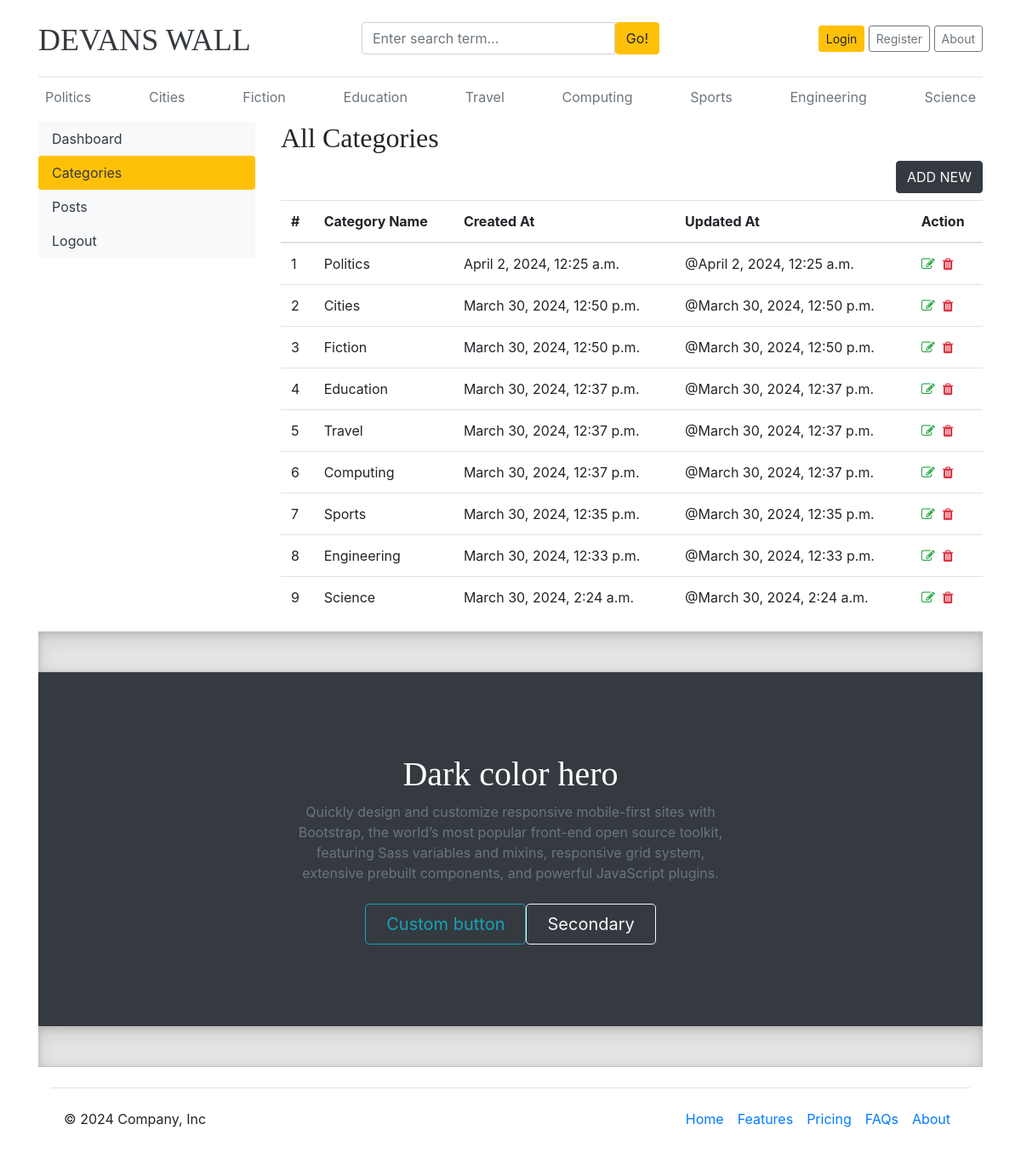
The page /CMS/dashboard/dashcategories on the database its author committed.
### blogs/models.py (models this page shows, shortened)
class Category(models.Model):
    category_name = models.CharField(max_length = 50, unique=True)
    category_decription = models.CharField(max_length = 150, unique=True, null=True)
    created_at = models.DateTimeField(auto_now_add =True)
    updated_at = models.DateTimeField(auto_now_add =True)
    class Meta:
        verbose_name_plural = 'Categories'

### Dashboards/views.py (the view)
# urls.py: path('dashcategories', views.dashcategories, name='dashcategories'),
def dashcategories(request):
    return render (request, 'Dash/dashcategories.html' )

### blogs/context_processors.py (called while the page is built)
def get_categories(request):
    categories = Category.objects.all().order_by('-updated_at')
    return dict(categories=categories)

def get_social_links(request):
    social_links = SocialLink.objects.all()
    return dict(social_links=social_links)

def get_about(request):
    theabout = About.objects.all()
    return dict(theabout=theabout)

### templates/Dash/dashcategories.html (shortened to what this page needs)
{% extends 'base.html' %}
{% block content %}
<div class="row">
        {% include 'Dash/dashsidebar.html' %}
        <div class="col-md-9">
            <h2>All Categories</h2>
            <a href="{% url 'addcategory' %}" class="btn btn-dark text-light float-right mb-2">ADD NEW</a>
            <table class="table table-hover">
                <thead>
                  <tr>
                    <th>#</th>
                    <th>Category Name</th>
                    <th>Created At</th>
                    <th>Updated At</th>
                    <th>Action</th>
                  </tr>
                </thead>
                <tbody>
                    {% for cat in categories %}
                  <tr>
                    <td>{{forloop.counter}}</td>
                    <td>{{ cat.category_name }}</td>
                    <td>{{cat.created_at}}</td>
                    <td>@{{cat.updated_at}}</td>
                    <td>
                        <a href="{% url 'editcategory' cat.id %}"><i class="fa fa-edit text-success"></i></a>&nbsp;
                        <a href="{% url 'deletecategory' cat.id %}" onclick="return confirmDelete();">
                          <i class="fa fa-trash text-danger"></i>
                        </a>
                    </td>
                  </tr>
                  {% endfor %}
                </tbody>
              </table>
        </div>
</div>
{% endblock%}

### templates/base.html (shortened to what this page needs)
{% load static %}
<!DOCTYPE html>
<html lang="en">
<head>
    <link href="https://getbootstrap.com/docs/4.0/dist/css/bootstrap.min.css" rel="stylesheet">
    <link href="{% static 'css/blog.css' %}" rel="stylesheet">
    <link href="{% static 'css/footer.css' %}" rel="stylesheet">
    <link rel="stylesheet" href="https://cdnjs.cloudflare.com/ajax/libs/font-awesome/4.7.0/css/font-awesome.min.css">
  </head>
<body>
    <div class="container">
      <header class="blog-header py-3">
        <div class="row flex-nowrap justify-content-between align-items-center">
          <div class="col-4 pt-1">
            <a class="blog-header-logo text-dark" href="/">DEVANS WALL</a>
          </div>
          <div class="col-4">
            <form action="{% url 'search' %}" method="GET">
              <div class="input-group">
                <input class="form-control" type="text" name="keyword" value="{{thesearchterm}}" placeholder="Enter search term..." aria-label="Enter search term..." aria-describedby="button-search" />
                <button type="submit" class="btn btn-warning" id="button-search">Go!</button>
              </div>
          </form>
          </div>
          <div class="col-4 d-flex justify-content-end align-items-center">
            {% if not user.is_authenticated %}
            <a class="btn btn-sm btn-warning" href="{% url 'login' %}">Login</a> &nbsp;
            <a class="btn btn-sm btn-outline-secondary" href="{% url 'register' %}">Register</a>&nbsp;
            <a class="btn btn-sm btn-outline-secondary" href="{% url 'about' %}">About</a>
            {% endif %}
          </div>
        </div>
      </header>
      <div class="nav-scroller py-1 mb-2">
        <nav class="nav d-flex justify-content-between">
          {% if categories %}
                {% for category in categories %}
                    <a class="p-2 text-muted" href="{% url 'post_by_category' category.id %}">{{ category.category_name }}</a>
                {% endfor %}
                {% else %}
                    <a class="p-2 text-muted" href="#">No Categories</a>
          {% endif %}
        </nav>
      </div>
            {% block content %}
            {% endblock %}
            <div class="b-example-divider"></div>
            <div class="bg-dark text-secondary px-4 py-5 text-center">
              <div class="py-5">
                <h1 class="display-5 fw-bold text-white">Dark color hero</h1>
                <div class="col-lg-6 mx-auto">
                  <p class="fs-5 mb-4">Quickly design and customize responsive mobile-first sites with Bootstrap, the world’s most popular front-end open source toolkit, featuring Sass variables and mixins, responsive grid system, extensive prebuilt components, and powerful JavaScript plugins.</p>
                  <div class="d-grid gap-2 d-sm-flex justify-content-sm-center">
                    <button type="button" class="btn btn-outline-info btn-lg px-4 me-sm-3 fw-bold">Custom button</button>
                    <button type="button" class="btn btn-outline-light btn-lg px-4">Secondary</button>
                  </div>
                </div>
              </div>
            </div>
            <div class="b-example-divider mb-0"></div>
<div class="container">
    <footer class="d-flex flex-wrap justify-content-between align-items-center py-3 my-4 border-top">
      <p class="col-md-4 mb-0 text-body-secondary">&copy; 2024 Company, Inc</p>
      <a href="/" class="col-md-4 d-flex align-items-center justify-content-center mb-3 mb-md-0 me-md-auto link-body-emphasis text-decoration-none">
        <svg class="bi me-2" width="40" height="32"><use xlink:href="#bootstrap"/></svg>
      </a>
      <ul class="nav col-md-4 justify-content-end">
        <li class="nav-item"><a href="#" class="nav-link px-2 text-body-secondary">Home</a></li>
        <li class="nav-item"><a href="#" class="nav-link px-2 text-body-secondary">Features</a></li>
        <li class="nav-item"><a href="#" class="nav-link px-2 text-body-secondary">Pricing</a></li>
        <li class="nav-item"><a href="#" class="nav-link px-2 text-body-secondary">FAQs</a></li>
        <li class="nav-item"><a href="#" class="nav-link px-2 text-body-secondary">About</a></li>
      </ul>
    </footer>
  </div>
  </body>
</html>

### Evans_Walls/static/css/blog.css (style rules this page uses)
.blog-header { border-bottom: 1px solid #e5e5e5; }
.blog-header-logo { font-family: "Playfair Display", Georgia, "Times New Roman", serif; font-size: 2.25rem; }
h1, h2, h3, h4, h5, h6 { font-family: "Playfair Display", Georgia, "Times New Roman", serif; }

### Evans_Walls/static/css/footer.css (style rules this page uses)
.b-example-divider { width: 100%; height: 3rem; background-color: rgba(0, 0, 0, .1); border: solid rgba(0, 0, 0, .15); border-width: 1px 0; box-shadow: inset 0 .5em 1.5em rgba(0, 0, 0, .1), inset 0 .125em .5em rgba(0, 0, 0, .15); }
.bi { vertical-align: -.125em; fill: currentColor; }
.nav-scroller { position: relative; z-index: 2; height: 2.75rem; overflow-y: hidden; }
.nav-scroller .nav { display: flex; flex-wrap: nowrap; padding-bottom: 1rem; margin-top: -1px; overflow-x: auto; text-align: center; white-space: nowrap; -webkit-overflow-scrolling: touch; }

### rows shown on the page
Category: category_name "Politics", created_at "April 2, 2024, 12:25 a.m.", updated_at "April 2, 2024, 12:25 a.m."
Category: category_name "Cities", created_at "March 30, 2024, 12:50 p.m.", updated_at "March 30, 2024, 12:50 p.m."
Category: category_name "Fiction", created_at "March 30, 2024, 12:50 p.m.", updated_at "March 30, 2024, 12:50 p.m."
Category: category_name "Education", created_at "March 30, 2024, 12:37 p.m.", updated_at "March 30, 2024, 12:37 p.m."
Category: category_name "Travel", created_at "March 30, 2024, 12:37 p.m.", updated_at "March 30, 2024, 12:37 p.m."
Category: category_name "Computing", created_at "March 30, 2024, 12:37 p.m.", updated_at "March 30, 2024, 12:37 p.m."
Category: category_name "Sports", created_at "March 30, 2024, 12:35 p.m.", updated_at "March 30, 2024, 12:35 p.m."
Category: category_name "Engineering", created_at "March 30, 2024, 12:33 p.m.", updated_at "March 30, 2024, 12:33 p.m."
Category: category_name "Science", created_at "March 30, 2024, 2:24 a.m.", updated_at "March 30, 2024, 2:24 a.m."
